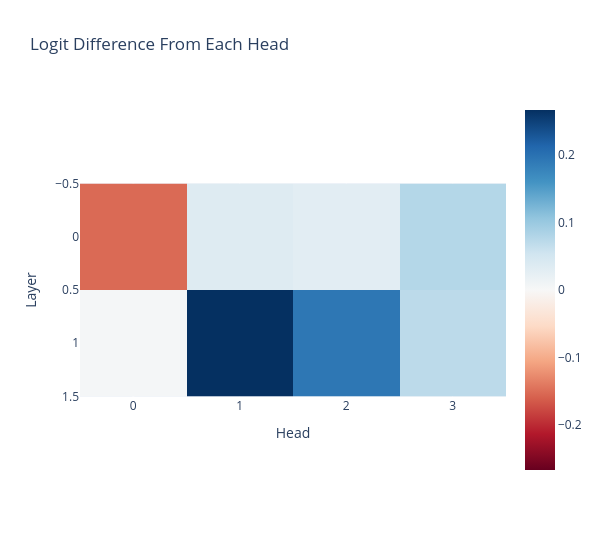

Notebook cell for this chart:
### Markdown cell above
### Attention Head Attribution

To verify whether we can attribute any logit contributions to any of the attention heads, we can inspect these as well...

### Code cell
per_head_residual, labels = cache.stack_head_results(layer=-1, pos_slice=-1, return_labels=True)
per_head_residual = einops.rearrange(
    per_head_residual, "(layer head) ... -> layer head ...", layer=model.cfg.n_layers
)
per_head_logit_diffs = residual_stack_to_logit(per_head_residual, cache, target_logit_directions)

imshow(
    per_head_logit_diffs,
    labels={"x": "Head", "y": "Layer"},
    title="Logit Difference From Each Head",
    width=600,
)

### Figure 1 — Plotly figure (JSON) as saved in the notebook; plotly's stock layout.template omitted (floating-point values rounded to 4 significant figures)
{"data": [{"coloraxis": "coloraxis", "hovertemplate": "Head: %{x}<br>Layer: %{y}<br>color: %{z}<extra></extra>", "name": "0", "type": "heatmap", "xaxis": "x", "yaxis": "y", "z": [[-0.1521, 0.03497, 0.02902, 0.07742], [0.003572, 0.2665, 0.1935, 0.0713]]}], "layout": {"coloraxis": {"cmid": 0, "colorscale": [[0, "rgb(103,0,31)"], [0.1, "rgb(178,24,43)"], [0.2, "rgb(214,96,77)"], [0.3, "rgb(244,165,130)"], [0.4, "rgb(253,219,199)"], [0.5, "rgb(247,247,247)"], [0.6, "rgb(209,229,240)"], [0.7, "rgb(146,197,222)"], [0.8, "rgb(67,147,195)"], [0.9, "rgb(33,102,172)"], [1, "rgb(5,48,97)"]]}, "title": {"text": "Logit Difference From Each Head"}, "width": 600, "xaxis": {"anchor": "y", "constrain": "domain", "domain": [0, 1], "scaleanchor": "y", "title": {"text": "Head"}}, "yaxis": {"anchor": "x", "autorange": "reversed", "constrain": "domain", "domain": [0, 1], "title": {"text": "Layer"}}}}
